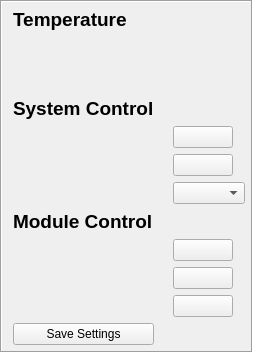
            <widget class="QFrame" name="frame">
             <property name="frameShape">
              <enum>QFrame::Box</enum>
             </property>
             <property name="frameShadow">
              <enum>QFrame::Sunken</enum>
             </property>
             <layout class="QGridLayout" name="gridLayout_4">
              <property name="topMargin">
               <number>6</number>
              </property>
              <property name="rightMargin">
               <number>6</number>
              </property>
              <property name="bottomMargin">
               <number>6</number>
              </property>
              <item row="9" column="2">
               <widget class="PyDMPushButton" name="btnMState">
                <property name="maximumSize">
                 <size>
                  <width>60</width>
                  <height>16777215</height>
                 </size>
                </property>
                <property name="toolTip">
                 <string/>
                </property>
                <property name="channel" stdset="0">
                 <string>ca://${P}:Mod-State-Mon.PROC</string>
                </property>
                <property name="pressValue" stdset="0">
                 <string>1</string>
                </property>
               </widget>
              </item>
              <item row="6" column="2">
               <widget class="PyDMPushButton" name="btnSCtrlMode">
                <property name="maximumSize">
                 <size>
                  <width>60</width>
                  <height>16777215</height>
                 </size>
                </property>
                <property name="toolTip">
                 <string/>
                </property>
                <property name="channel" stdset="0">
                 <string>ca://${P}:Sys-ControlMode-Mon.PROC</string>
                </property>
                <property name="pressValue" stdset="0">
                 <string>1</string>
                </property>
               </widget>
              </item>
              <item row="11" column="0">
               <widget class="PyDMLabel" name="dcLnkNom_38">
                <property name="toolTip">
                 <string/>
                </property>
                <property name="showUnits" stdset="0">
                 <bool>true</bool>
                </property>
                <property name="alarmSensitiveBorder" stdset="0">
                 <bool>false</bool>
                </property>
                <property name="channel" stdset="0">
                 <string>ca://${P}:ActiveInterface-Mon.DESC</string>
                </property>
               </widget>
              </item>
              <item row="10" column="0">
               <widget class="PyDMLabel" name="dcLnkNom_34">
                <property name="toolTip">
                 <string/>
                </property>
                <property name="showUnits" stdset="0">
                 <bool>true</bool>
                </property>
                <property name="alarmSensitiveBorder" stdset="0">
                 <bool>false</bool>
                </property>
                <property name="channel" stdset="0">
                 <string>ca://${P}:Mod-ControlMode-Mon.DESC</string>
                </property>
               </widget>
              </item>
              <item row="5" column="2">
               <widget class="PyDMPushButton" name="btnSstate">
                <property name="maximumSize">
                 <size>
                  <width>60</width>
                  <height>16777215</height>
                 </size>
                </property>
                <property name="toolTip">
                 <string/>
                </property>
                <property name="channel" stdset="0">
                 <string>ca://${P}:Sys-State-Mon.PROC</string>
                </property>
                <property name="pressValue" stdset="0">
                 <string>1</string>
                </property>
               </widget>
              </item>
              <item row="5" column="0">
               <widget class="PyDMLabel" name="dcLnkNom_31">
                <property name="toolTip">
                 <string/>
                </property>
                <property name="showUnits" stdset="0">
                 <bool>true</bool>
                </property>
                <property name="alarmSensitiveBorder" stdset="0">
                 <bool>false</bool>
                </property>
                <property name="channel" stdset="0">
                 <string>ca://${P}:Sys-State-Mon.DESC</string>
                </property>
               </widget>
              </item>
              <item row="6" column="0">
               <widget class="PyDMLabel" name="dcLnkNom_32">
                <property name="toolTip">
                 <string/>
                </property>
                <property name="showUnits" stdset="0">
                 <bool>true</bool>
                </property>
                <property name="alarmSensitiveBorder" stdset="0">
                 <bool>false</bool>
                </property>
                <property name="channel" stdset="0">
                 <string>ca://${P}:Sys-ControlMode-Mon.DESC</string>
                </property>
               </widget>
              </item>
              <item row="10" column="2">
               <widget class="PyDMPushButton" name="btnMCtrlMode">
                <property name="maximumSize">
                 <size>
                  <width>60</width>
                  <height>16777215</height>
                 </size>
                </property>
                <property name="toolTip">
                 <string/>
                </property>
                <property name="channel" stdset="0">
                 <string>ca://${P}:Mod-ControlMode-Mon.PROC</string>
                </property>
                <property name="pressValue" stdset="0">
                 <string>1</string>
                </property>
               </widget>
              </item>
              <item row="7" column="0">
               <widget class="PyDMLabel" name="dcLnkNom_36">
                <property name="toolTip">
                 <string/>
                </property>
                <property name="showUnits" stdset="0">
                 <bool>true</bool>
                </property>
                <property name="alarmSensitiveBorder" stdset="0">
                 <bool>false</bool>
                </property>
                <property name="channel" stdset="0">
                 <string>ca://${P}:Sys-OutVoltEnbl-RB.DESC</string>
                </property>
               </widget>
              </item>
              <item row="11" column="1">
               <widget class="PyDMLabel" name="PyDMLabel_5">
                <property name="toolTip">
                 <string/>
                </property>
                <property name="channel" stdset="0">
                 <string>ca://${P}:ActiveInterface-Mon</string>
                </property>
               </widget>
              </item>
              <item row="11" column="2">
               <widget class="PyDMPushButton" name="btnActIFace">
                <property name="maximumSize">
                 <size>
                  <width>60</width>
                  <height>16777215</height>
                 </size>
                </property>
                <property name="toolTip">
                 <string/>
                </property>
                <property name="channel" stdset="0">
                 <string>ca://${P}:ActiveInterface-Mon.PROC</string>
                </property>
                <property name="pressValue" stdset="0">
                 <string>1</string>
                </property>
               </widget>
              </item>
              <item row="4" column="0">
               <widget class="QLabel" name="label_20">
                <property name="font">
                 <font>
                  <pointsize>14</pointsize>
                  <weight>75</weight>
                  <bold>true</bold>
                 </font>
                </property>
                <property name="text">
                 <string>System Control</string>
                </property>
               </widget>
              </item>
              <item row="5" column="1">
               <widget class="PyDMLabel" name="PyDMLabel">
                <property name="toolTip">
                 <string/>
                </property>
                <property name="channel" stdset="0">
                 <string>ca://${P}:Sys-State-Mon</string>
                </property>
               </widget>
              </item>
              <item row="0" column="0">
               <widget class="QLabel" name="label_3">
                <property name="font">
                 <font>
                  <pointsize>14</pointsize>
                  <weight>75</weight>
                  <bold>true</bold>
                 </font>
                </property>
                <property name="text">
                 <string>Temperature</string>
                </property>
               </widget>
              </item>
              <item row="1" column="0">
               <widget class="PyDMLabel" name="dcLnkNomDesc_24">
                <property name="toolTip">
                 <string/>
                </property>
                <property name="alarmSensitiveBorder" stdset="0">
                 <bool>false</bool>
                </property>
                <property name="channel" stdset="0">
                 <string>ca://${P}:IGBTT-Mon.DESC</string>
                </property>
               </widget>
              </item>
              <item row="1" column="1">
               <widget class="PyDMLabel" name="dcLnkNom_24">
                <property name="toolTip">
                 <string/>
                </property>
                <property name="showUnits" stdset="0">
                 <bool>true</bool>
                </property>
                <property name="channel" stdset="0">
                 <string>ca://${P}:IGBTT-Mon</string>
                </property>
               </widget>
              </item>
              <item row="2" column="0">
               <widget class="PyDMLabel" name="dcLnkNomDesc_25">
                <property name="toolTip">
                 <string/>
                </property>
                <property name="alarmSensitiveBorder" stdset="0">
                 <bool>false</bool>
                </property>
                <property name="channel" stdset="0">
                 <string>ca://${P}:RectifierT-Mon.DESC</string>
                </property>
               </widget>
              </item>
              <item row="2" column="1">
               <widget class="PyDMLabel" name="dcLnkNom_25">
                <property name="toolTip">
                 <string/>
                </property>
                <property name="showUnits" stdset="0">
                 <bool>true</bool>
                </property>
                <property name="channel" stdset="0">
                 <string>ca://${P}:RectifierT-Mon</string>
                </property>
               </widget>
              </item>
              <item row="3" column="0">
               <widget class="PyDMLabel" name="dcLnkNomDesc_110">
                <property name="toolTip">
                 <string/>
                </property>
                <property name="alarmSensitiveBorder" stdset="0">
                 <bool>false</bool>
                </property>
                <property name="channel" stdset="0">
                 <string>ca://${P}:PCBT-Mon.DESC</string>
                </property>
               </widget>
              </item>
              <item row="3" column="1">
               <widget class="PyDMLabel" name="dcLnkNom_109">
                <property name="toolTip">
                 <string/>
                </property>
                <property name="showUnits" stdset="0">
                 <bool>true</bool>
                </property>
                <property name="channel" stdset="0">
                 <string>ca://${P}:PCBT-Mon</string>
                </property>
               </widget>
              </item>
              <item row="8" column="0">
               <widget class="QLabel" name="label_19">
                <property name="font">
                 <font>
                  <pointsize>14</pointsize>
                  <weight>75</weight>
                  <bold>true</bold>
                 </font>
                </property>
                <property name="text">
                 <string>Module Control</string>
                </property>
               </widget>
              </item>
              <item row="6" column="1">
               <widget class="PyDMLabel" name="PyDMLabel_2">
                <property name="toolTip">
                 <string/>
                </property>
                <property name="channel" stdset="0">
                 <string>ca://${P}:Sys-ControlMode-Mon</string>
                </property>
               </widget>
              </item>
              <item row="10" column="1">
               <widget class="PyDMLabel" name="PyDMLabel_4">
                <property name="toolTip">
                 <string/>
                </property>
                <property name="channel" stdset="0">
                 <string>ca://${P}:Mod-ControlMode-Mon</string>
                </property>
               </widget>
              </item>
              <item row="9" column="0">
               <widget class="PyDMLabel" name="dcLnkNom_33">
                <property name="toolTip">
                 <string/>
                </property>
                <property name="showUnits" stdset="0">
                 <bool>true</bool>
                </property>
                <property name="alarmSensitiveBorder" stdset="0">
                 <bool>false</bool>
                </property>
                <property name="channel" stdset="0">
                 <string>ca://${P}:Mod-State-Mon.DESC</string>
                </property>
               </widget>
              </item>
              <item row="9" column="1">
               <widget class="PyDMLabel" name="PyDMLabel_3">
                <property name="toolTip">
                 <string/>
                </property>
                <property name="channel" stdset="0">
                 <string>ca://${P}:Mod-State-Mon</string>
                </property>
               </widget>
              </item>
              <item row="12" column="0">
               <widget class="PyDMPushButton" name="btnSave">
                <property name="sizePolicy">
                 <sizepolicy hsizetype="Expanding" vsizetype="Fixed">
                  <horstretch>0</horstretch>
                  <verstretch>0</verstretch>
                 </sizepolicy>
                </property>
                <property name="maximumSize">
                 <size>
                  <width>16777215</width>
                  <height>16777215</height>
                 </size>
                </property>
                <property name="toolTip">
                 <string/>
                </property>
                <property name="text">
                 <string>Save Settings</string>
                </property>
                <property name="channel" stdset="0">
                 <string>ca://${P}:Save-Cmd.PROC</string>
                </property>
                <property name="showConfirmDialog" stdset="0">
                 <bool>true</bool>
                </property>
                <property name="confirmMessage" stdset="0">
                 <string>Are you sure you want to save the current settings?</string>
                </property>
                <property name="pressValue" stdset="0">
                 <string>1</string>
                </property>
               </widget>
              </item>
              <item row="7" column="2">
               <widget class="PyDMEnumComboBox" name="PyDMEnumComboBox">
                <property name="minimumSize">
                 <size>
                  <width>0</width>
                  <height>0</height>
                 </size>
                </property>
                <property name="toolTip">
                 <string/>
                </property>
                <property name="channel" stdset="0">
                 <string>ca://${P}:Sys-OutVoltEnbl-SP</string>
                </property>
               </widget>
              </item>
              <item row="7" column="1">
               <widget class="PyDMLabel" name="PyDMLabel_12">
                <property name="toolTip">
                 <string/>
                </property>
                <property name="channel" stdset="0">
                 <string>ca://${P}:Sys-OutVoltEnbl-RB</string>
                </property>
               </widget>
              </item>
             </layout>
            </widget>
